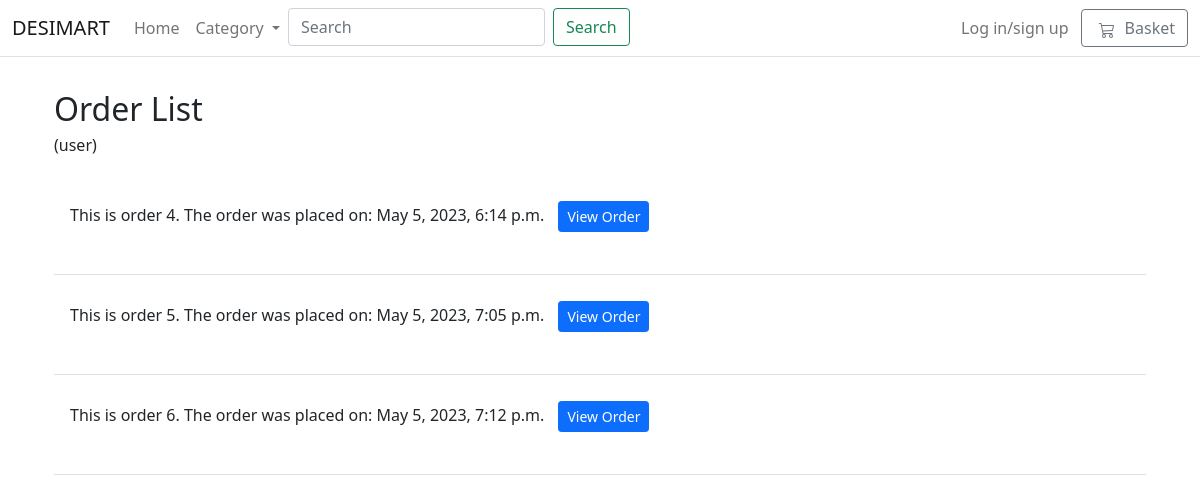
Screenshot of /orders/ with the database file from the repository.
### desi_mart/models.py (models this page shows, shortened)
class Order(models.Model):
    customer = models.ForeignKey('desi_mart.Customer', on_delete=models.CASCADE)
    created_date = models.DateTimeField(auto_now_add=True)

### desi_mart/views/general.py (the view)
# urls.py: path('orders/', views.general.order_list, name='orders'),
def order_list(request):
    orders = Order.objects.all()
    return render(request, 'desi_mart/orders_list.html', {'orders' : orders})

### desi_mart/views/general.py (called while the page is built)
def categories(request):
    return {
        'categories': Category.objects.all()
    }

### desi_mart/templates/desi_mart/orders_list.html (shortened to what this page needs)
  {% extends './base.html' %}
  {% block content %}
  <div class="container" style="background-color:white; margin-top:3%">
     <h1 class="mb-0 h2">Order List</h1>
                <p> (user)</p>
    {% for order in orders %}
    <div class="col border-bottom">
                        <div class="row p-3">
                              <p>
                                This is order {{order.id }}. The order was placed on: {{ order.created_date }}   <button type="button" onclick="location.href='{% url 'desi_mart:order_detail' id=order.id %}' " class="btn btn-primary btn-sm" style="margin:10px">View Order</button>
                              </p>
                        </div>
                    </div>
    {% endfor %}
  </div>
    {% endblock %}

### rows the page displays
Order: id "4", created_date "May 5, 2023, 6:14 p.m."
Order: id "5", created_date "May 5, 2023, 7:05 p.m."
Order: id "6", created_date "May 5, 2023, 7:12 p.m."
